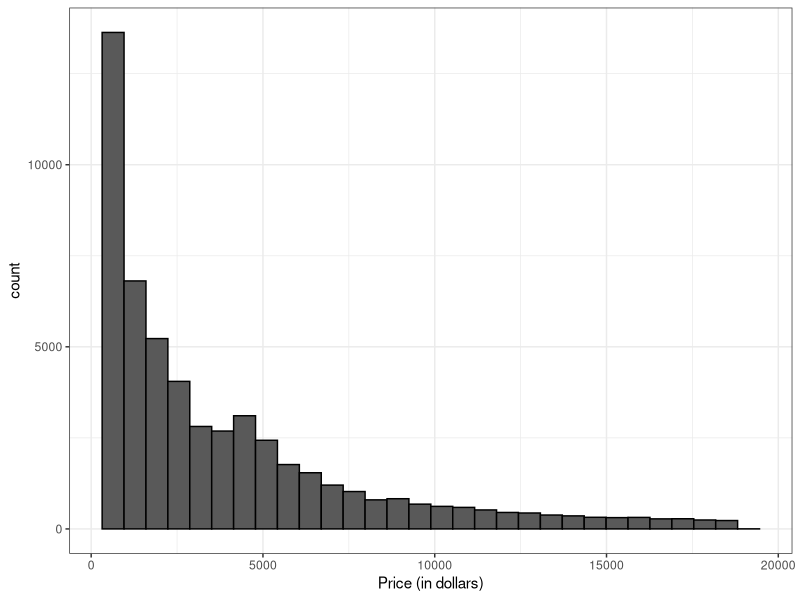

Write R code to recreate this figure. (Note: this script raises an error after producing the figure.)
library(tidyverse)
library(kableExtra)

############################################################
# part (a)
############################################################

# create the histogram of diamond price
p_hist <- diamonds |>
  ggplot(aes(x = price)) +
  geom_histogram(color = "black") +
  labs(x = "Price (in dollars)") +
  theme_bw()

# save plot to disk
ggsave(filename = "figures-and-tables/price-histogram.pdf",
       plot = p_hist,
       device = "pdf",
       width = 4,
       height = 3)


############################################################
# part (b)
############################################################

# compute the mean diamond price by cut
price_by_cut <- diamonds |>
  group_by(cut) |>
  summarise(mean_price = mean(price)) |>
  rename(Cut = cut, `Mean Price ($)` = mean_price)

# format and save table
price_by_cut |>
  kable(format = "latex",
        row.names = NA,
        booktabs = TRUE,
        digits = 2,
        caption = "Mean diamond price by cut.",
        label = "diamond-price-by-cut") |>
  kable_styling(latex_options = "hold_position") |>
  save_kable("figures-and-tables/diamond-price-by-cut.tex")

############################################################
# part (c)
############################################################

lm_fit <- lm(price ~ carat, data = diamonds)
stargazer(lm_fit,
          title = "Results of regressing price on carat.",
          label = "tab:regression-output",
          out = "figures-and-tables/regression-output.tex")
